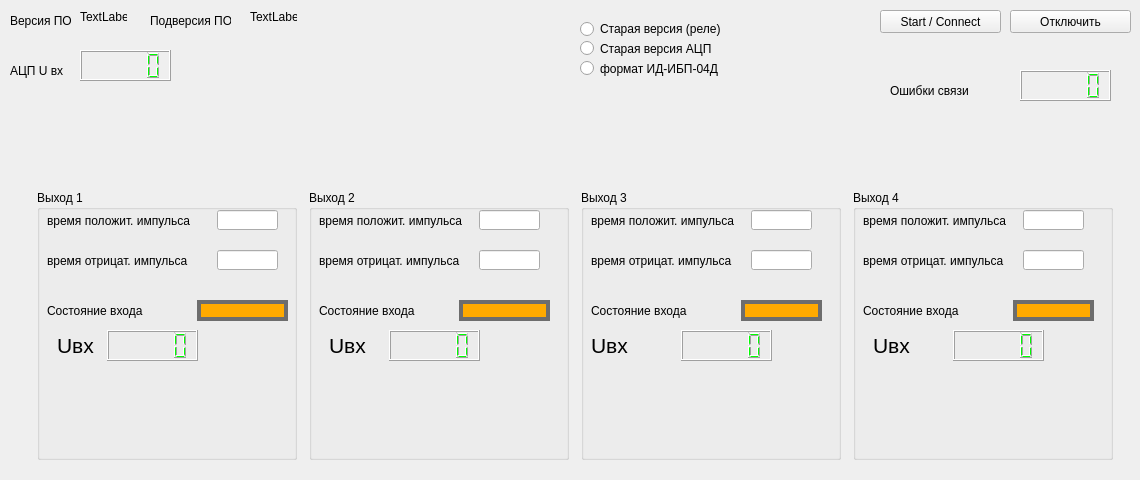
    <widget class="QWidget" name="skiu2">
     <attribute name="title">
      <string>СКИУ2</string>
     </attribute>
     <widget class="QLabel" name="label_7">
      <property name="geometry">
       <rect>
        <x>10</x>
        <y>10</y>
        <width>81</width>
        <height>21</height>
       </rect>
      </property>
      <property name="text">
       <string>Версия ПО</string>
      </property>
     </widget>
     <widget class="QLabel" name="label_8">
      <property name="geometry">
       <rect>
        <x>150</x>
        <y>10</y>
        <width>81</width>
        <height>21</height>
       </rect>
      </property>
      <property name="text">
       <string>Подверсия ПО</string>
      </property>
     </widget>
     <widget class="QLabel" name="version_ckiu2_lbl">
      <property name="geometry">
       <rect>
        <x>80</x>
        <y>10</y>
        <width>47</width>
        <height>13</height>
       </rect>
      </property>
      <property name="text">
       <string>TextLabel</string>
      </property>
     </widget>
     <widget class="QLabel" name="sub_version_ckiu2_lbl">
      <property name="geometry">
       <rect>
        <x>250</x>
        <y>10</y>
        <width>47</width>
        <height>13</height>
       </rect>
      </property>
      <property name="text">
       <string>TextLabel</string>
      </property>
     </widget>
     <widget class="QRadioButton" name="version_acp_radioButton">
      <property name="geometry">
       <rect>
        <x>580</x>
        <y>40</y>
        <width>141</width>
        <height>17</height>
       </rect>
      </property>
      <property name="minimumSize">
       <size>
        <width>141</width>
        <height>17</height>
       </size>
      </property>
      <property name="text">
       <string>Старая версия АЦП</string>
      </property>
     </widget>
     <widget class="QRadioButton" name="version_ibp_radioButton">
      <property name="geometry">
       <rect>
        <x>580</x>
        <y>60</y>
        <width>141</width>
        <height>17</height>
       </rect>
      </property>
      <property name="minimumSize">
       <size>
        <width>141</width>
        <height>17</height>
       </size>
      </property>
      <property name="text">
       <string>формат ИД-ИБП-04Д</string>
      </property>
     </widget>
     <widget class="QPushButton" name="connect_ckiu_2_btn">
      <property name="geometry">
       <rect>
        <x>880</x>
        <y>10</y>
        <width>121</width>
        <height>23</height>
       </rect>
      </property>
      <property name="text">
       <string>Start / Connect</string>
      </property>
     </widget>
     <widget class="QPushButton" name="close_ckiu_2_btn">
      <property name="geometry">
       <rect>
        <x>1010</x>
        <y>10</y>
        <width>121</width>
        <height>23</height>
       </rect>
      </property>
      <property name="text">
       <string>Отключить</string>
      </property>
     </widget>
     <widget class="QLabel" name="label_19">
      <property name="geometry">
       <rect>
        <x>10</x>
        <y>60</y>
        <width>61</width>
        <height>21</height>
       </rect>
      </property>
      <property name="text">
       <string>АЦП U вх</string>
      </property>
     </widget>
     <widget class="QWidget" name="horizontalLayoutWidget">
      <property name="geometry">
       <rect>
        <x>20</x>
        <y>180</y>
        <width>1111</width>
        <height>291</height>
       </rect>
      </property>
      <layout class="QHBoxLayout" name="horizontalLayout">
       <property name="spacing">
        <number>5</number>
       </property>
       <property name="leftMargin">
        <number>10</number>
       </property>
       <property name="topMargin">
        <number>10</number>
       </property>
       <property name="rightMargin">
        <number>10</number>
       </property>
       <property name="bottomMargin">
        <number>10</number>
       </property>
       <item>
        <widget class="QGroupBox" name="groupBox">
         <property name="sizePolicy">
          <sizepolicy hsizetype="Fixed" vsizetype="Fixed">
           <horstretch>0</horstretch>
           <verstretch>0</verstretch>
          </sizepolicy>
         </property>
         <property name="minimumSize">
          <size>
           <width>260</width>
           <height>270</height>
          </size>
         </property>
         <property name="title">
          <string>Выход 1</string>
         </property>
         <widget class="QLabel" name="label_11">
          <property name="geometry">
           <rect>
            <x>10</x>
            <y>20</y>
            <width>151</width>
            <height>21</height>
           </rect>
          </property>
          <property name="text">
           <string>время положит. импульса</string>
          </property>
         </widget>
         <widget class="QLabel" name="label_15">
          <property name="geometry">
           <rect>
            <x>10</x>
            <y>60</y>
            <width>141</width>
            <height>21</height>
           </rect>
          </property>
          <property name="text">
           <string>время отрицат. импульса</string>
          </property>
         </widget>
         <widget class="QLabel" name="label_20">
          <property name="geometry">
           <rect>
            <x>10</x>
            <y>110</y>
            <width>101</width>
            <height>21</height>
           </rect>
          </property>
          <property name="text">
           <string>Состояние входа</string>
          </property>
         </widget>
         <widget class="QLabel" name="label_29">
          <property name="geometry">
           <rect>
            <x>20</x>
            <y>140</y>
            <width>51</width>
            <height>31</height>
           </rect>
          </property>
          <property name="font">
           <font>
            <pointsize>16</pointsize>
           </font>
          </property>
          <property name="text">
           <string>Uвх</string>
          </property>
         </widget>
         <widget class="QLineEdit" name="in1_t_pos_imp_lineEdit">
          <property name="geometry">
           <rect>
            <x>180</x>
            <y>20</y>
            <width>61</width>
            <height>20</height>
           </rect>
          </property>
         </widget>
         <widget class="QLineEdit" name="in1_t_neg_imp_lineEdit">
          <property name="geometry">
           <rect>
            <x>180</x>
            <y>60</y>
            <width>61</width>
            <height>20</height>
           </rect>
          </property>
         </widget>
         <widget class="QLabel" name="state_in_1_lbl">
          <property name="geometry">
           <rect>
            <x>160</x>
            <y>110</y>
            <width>91</width>
            <height>21</height>
           </rect>
          </property>
          <property name="styleSheet">
           <string notr="true">QLabel {
	border:4px solid rgb(109, 109, 109);
	background-color: rgb(255, 170, 0);
	
}</string>
          </property>
          <property name="text">
           <string/>
          </property>
         </widget>
         <widget class="QLCDNumber" name="u_in_1_lcd">
          <property name="geometry">
           <rect>
            <x>70</x>
            <y>140</y>
            <width>91</width>
            <height>31</height>
           </rect>
          </property>
          <property name="styleSheet">
           <string notr="true">QLCDNumber {
	color: rgb(0, 255, 0);
}</string>
          </property>
         </widget>
        </widget>
       </item>
       <item>
        <widget class="QGroupBox" name="groupBox_2">
         <property name="sizePolicy">
          <sizepolicy hsizetype="Fixed" vsizetype="Fixed">
           <horstretch>0</horstretch>
           <verstretch>0</verstretch>
          </sizepolicy>
         </property>
         <property name="minimumSize">
          <size>
           <width>260</width>
           <height>270</height>
          </size>
         </property>
         <property name="title">
          <string>Выход 2</string>
         </property>
         <widget class="QLabel" name="label_12">
          <property name="geometry">
           <rect>
            <x>10</x>
            <y>20</y>
            <width>151</width>
            <height>21</height>
           </rect>
          </property>
          <property name="text">
           <string>время положит. импульса</string>
          </property>
         </widget>
         <widget class="QLabel" name="label_16">
          <property name="geometry">
           <rect>
            <x>10</x>
            <y>60</y>
            <width>141</width>
            <height>21</height>
           </rect>
          </property>
          <property name="text">
           <string>время отрицат. импульса</string>
          </property>
         </widget>
         <widget class="QLabel" name="label_21">
          <property name="geometry">
           <rect>
            <x>10</x>
            <y>110</y>
            <width>101</width>
            <height>21</height>
           </rect>
          </property>
          <property name="text">
           <string>Состояние входа</string>
          </property>
         </widget>
         <widget class="QLabel" name="label_31">
          <property name="geometry">
           <rect>
            <x>20</x>
            <y>140</y>
            <width>51</width>
            <height>31</height>
           </rect>
          </property>
          <property name="font">
           <font>
            <pointsize>16</pointsize>
           </font>
          </property>
          <property name="text">
           <string>Uвх</string>
          </property>
         </widget>
         <widget class="QLineEdit" name="in2_t_pos_imp_lineEdit">
          <property name="geometry">
           <rect>
            <x>170</x>
            <y>20</y>
            <width>61</width>
            <height>20</height>
           </rect>
          </property>
         </widget>
         <widget class="QLineEdit" name="in2_t_neg_imp_lineEdit">
          <property name="geometry">
           <rect>
            <x>170</x>
            <y>60</y>
            <width>61</width>
            <height>20</height>
           </rect>
          </property>
         </widget>
         <widget class="QLabel" name="state_in_2_lbl">
          <property name="geometry">
           <rect>
            <x>150</x>
            <y>110</y>
            <width>91</width>
            <height>21</height>
           </rect>
          </property>
          <property name="styleSheet">
           <string notr="true">QLabel {
	border:4px solid rgb(109, 109, 109);
	background-color: rgb(255, 170, 0);
	
}</string>
          </property>
          <property name="text">
           <string/>
          </property>
         </widget>
         <widget class="QLCDNumber" name="u_in_2_lcd">
          <property name="geometry">
           <rect>
            <x>80</x>
            <y>140</y>
            <width>91</width>
            <height>31</height>
           </rect>
          </property>
          <property name="styleSheet">
           <string notr="true">QLCDNumber {
	color: rgb(0, 255, 0);
}</string>
          </property>
         </widget>
        </widget>
       </item>
       <item>
        <widget class="QGroupBox" name="groupBox_3">
         <property name="sizePolicy">
          <sizepolicy hsizetype="Fixed" vsizetype="Fixed">
           <horstretch>0</horstretch>
           <verstretch>0</verstretch>
          </sizepolicy>
         </property>
         <property name="minimumSize">
          <size>
           <width>260</width>
           <height>270</height>
          </size>
         </property>
         <property name="title">
          <string>Выход 3</string>
         </property>
         <widget class="QLabel" name="label_13">
          <property name="geometry">
           <rect>
            <x>10</x>
            <y>20</y>
            <width>151</width>
            <height>21</height>
           </rect>
          </property>
          <property name="text">
           <string>время положит. импульса</string>
          </property>
         </widget>
         <widget class="QLabel" name="label_17">
          <property name="geometry">
           <rect>
            <x>10</x>
            <y>60</y>
            <width>141</width>
            <height>21</height>
           </rect>
          </property>
          <property name="text">
           <string>время отрицат. импульса</string>
          </property>
         </widget>
         <widget class="QLabel" name="label_22">
          <property name="geometry">
           <rect>
            <x>10</x>
            <y>110</y>
            <width>101</width>
            <height>21</height>
           </rect>
          </property>
          <property name="text">
           <string>Состояние входа</string>
          </property>
         </widget>
         <widget class="QLabel" name="label_32">
          <property name="geometry">
           <rect>
            <x>10</x>
            <y>140</y>
            <width>51</width>
            <height>31</height>
           </rect>
          </property>
          <property name="font">
           <font>
            <pointsize>16</pointsize>
           </font>
          </property>
          <property name="text">
           <string>Uвх</string>
          </property>
         </widget>
         <widget class="QLineEdit" name="in3_t_pos_imp_lineEdit">
          <property name="geometry">
           <rect>
            <x>170</x>
            <y>20</y>
            <width>61</width>
            <height>20</height>
           </rect>
          </property>
         </widget>
         <widget class="QLineEdit" name="in3_t_neg_imp_lineEdit">
          <property name="geometry">
           <rect>
            <x>170</x>
            <y>60</y>
            <width>61</width>
            <height>20</height>
           </rect>
          </property>
         </widget>
         <widget class="QLabel" name="state_in_3_lbl">
          <property name="geometry">
           <rect>
            <x>160</x>
            <y>110</y>
            <width>81</width>
            <height>21</height>
           </rect>
          </property>
          <property name="styleSheet">
           <string notr="true">QLabel {
	border:4px solid rgb(109, 109, 109);
	background-color: rgb(255, 170, 0);
	
}</string>
          </property>
          <property name="text">
           <string/>
          </property>
         </widget>
         <widget class="QLCDNumber" name="u_in_3_lcd">
          <property name="geometry">
           <rect>
            <x>100</x>
            <y>140</y>
            <width>91</width>
            <height>31</height>
           </rect>
          </property>
          <property name="styleSheet">
           <string notr="true">QLCDNumber {
	color: rgb(0, 255, 0);
}</string>
          </property>
         </widget>
        </widget>
       </item>
       <item>
        <widget class="QGroupBox" name="groupBox_4">
         <property name="sizePolicy">
          <sizepolicy hsizetype="Fixed" vsizetype="Fixed">
           <horstretch>0</horstretch>
           <verstretch>0</verstretch>
          </sizepolicy>
         </property>
         <property name="minimumSize">
          <size>
           <width>260</width>
           <height>270</height>
          </size>
         </property>
         <property name="title">
          <string>Выход 4</string>
         </property>
         <widget class="QLabel" name="label_14">
          <property name="geometry">
           <rect>
            <x>10</x>
            <y>20</y>
            <width>151</width>
            <height>21</height>
           </rect>
          </property>
          <property name="text">
           <string>время положит. импульса</string>
          </property>
         </widget>
         <widget class="QLabel" name="label_18">
          <property name="geometry">
           <rect>
            <x>10</x>
            <y>60</y>
            <width>141</width>
            <height>21</height>
           </rect>
          </property>
          <property name="text">
           <string>время отрицат. импульса</string>
          </property>
         </widget>
         <widget class="QLabel" name="label_23">
          <property name="geometry">
           <rect>
            <x>10</x>
            <y>110</y>
            <width>101</width>
            <height>21</height>
           </rect>
          </property>
          <property name="text">
           <string>Состояние входа</string>
          </property>
         </widget>
         <widget class="QLabel" name="label_33">
          <property name="geometry">
           <rect>
            <x>20</x>
            <y>140</y>
            <width>51</width>
            <height>31</height>
           </rect>
          </property>
          <property name="font">
           <font>
            <pointsize>16</pointsize>
           </font>
          </property>
          <property name="text">
           <string>Uвх</string>
          </property>
         </widget>
         <widget class="QLineEdit" name="in4_t_pos_imp_lineEdit">
          <property name="geometry">
           <rect>
            <x>170</x>
            <y>20</y>
            <width>61</width>
            <height>20</height>
           </rect>
          </property>
         </widget>
         <widget class="QLineEdit" name="in4_t_neg_imp_lineEdit">
          <property name="geometry">
           <rect>
            <x>170</x>
            <y>60</y>
            <width>61</width>
            <height>20</height>
           </rect>
          </property>
         </widget>
         <widget class="QLabel" name="state_in_4_lbl">
          <property name="geometry">
           <rect>
            <x>160</x>
            <y>110</y>
            <width>81</width>
            <height>21</height>
           </rect>
          </property>
          <property name="styleSheet">
           <string notr="true">QLabel {
	border:4px solid rgb(109, 109, 109);
	background-color: rgb(255, 170, 0);
	
}</string>
          </property>
          <property name="text">
           <string/>
          </property>
         </widget>
         <widget class="QLCDNumber" name="u_in_4_lcd">
          <property name="geometry">
           <rect>
            <x>100</x>
            <y>140</y>
            <width>91</width>
            <height>31</height>
           </rect>
          </property>
          <property name="styleSheet">
           <string notr="true">QLCDNumber {
	color: rgb(0, 255, 0);
}</string>
          </property>
         </widget>
        </widget>
       </item>
      </layout>
     </widget>
     <widget class="QLCDNumber" name="u_in_lcd">
      <property name="geometry">
       <rect>
        <x>80</x>
        <y>50</y>
        <width>91</width>
        <height>31</height>
       </rect>
      </property>
      <property name="styleSheet">
       <string notr="true">QLCDNumber {
	color: rgb(0, 255, 0);
}</string>
      </property>
     </widget>
     <widget class="QRadioButton" name="version_old_ckiu_radioButton">
      <property name="geometry">
       <rect>
        <x>580</x>
        <y>20</y>
        <width>141</width>
        <height>18</height>
       </rect>
      </property>
      <property name="minimumSize">
       <size>
        <width>141</width>
        <height>17</height>
       </size>
      </property>
      <property name="text">
       <string>Старая версия (реле)</string>
      </property>
     </widget>
     <widget class="QLCDNumber" name="counter_err_conn_lcd">
      <property name="geometry">
       <rect>
        <x>1020</x>
        <y>70</y>
        <width>91</width>
        <height>31</height>
       </rect>
      </property>
      <property name="styleSheet">
       <string notr="true">QLCDNumber {
	color: rgb(0, 255, 0);
}</string>
      </property>
     </widget>
     <widget class="QLabel" name="label_9">
      <property name="geometry">
       <rect>
        <x>890</x>
        <y>80</y>
        <width>111</width>
        <height>21</height>
       </rect>
      </property>
      <property name="text">
       <string>Ошибки связи</string>
      </property>
     </widget>
    </widget>
